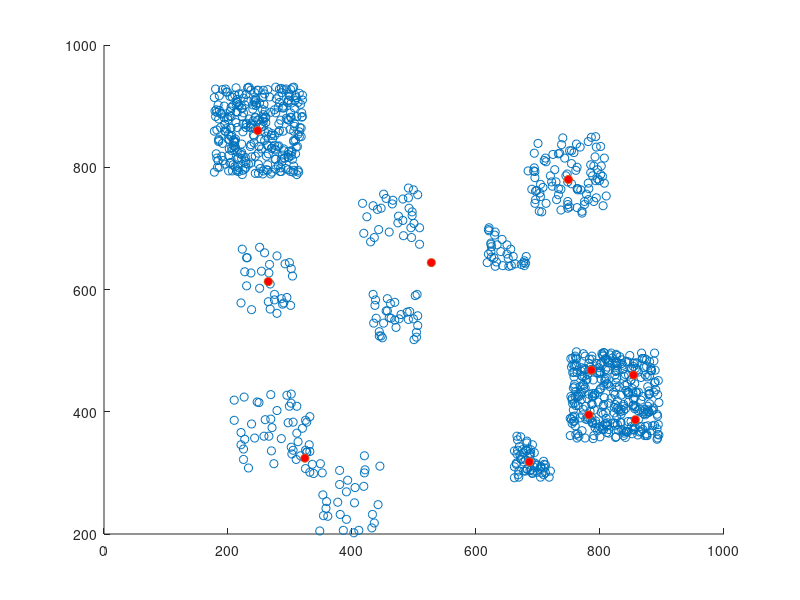

This figure's MATLAB source:
close ;
data = dlmread('data.txt');
centroids = dlmread('centroids.txt');

if(size(data, 2) == 2)
    scatter(data(:, 1), data(:, 2));
    hold on ;
    scatter(centroids(:, 1), centroids(:, 2), 'MarkerFaceColor', 'red')
elseif(size(data, 2) == 3)
    scatter3(data(:, 1), data(:, 2), data(:, 3));
    hold on ;
    scatter3(centroids(:, 1), centroids(:, 2), centroids(:, 3), 'MarkerFaceColor', 'red')    
else
    echo "Data must in 2D or in 3D"
end
  